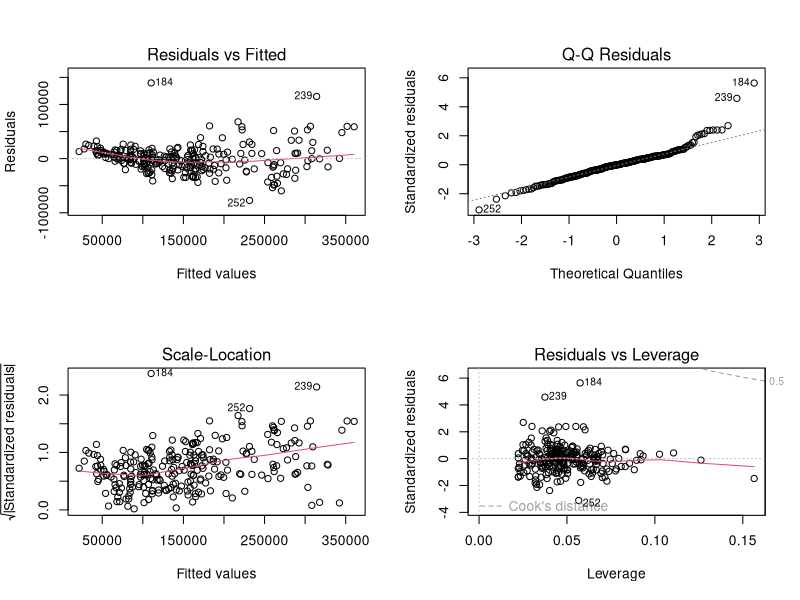
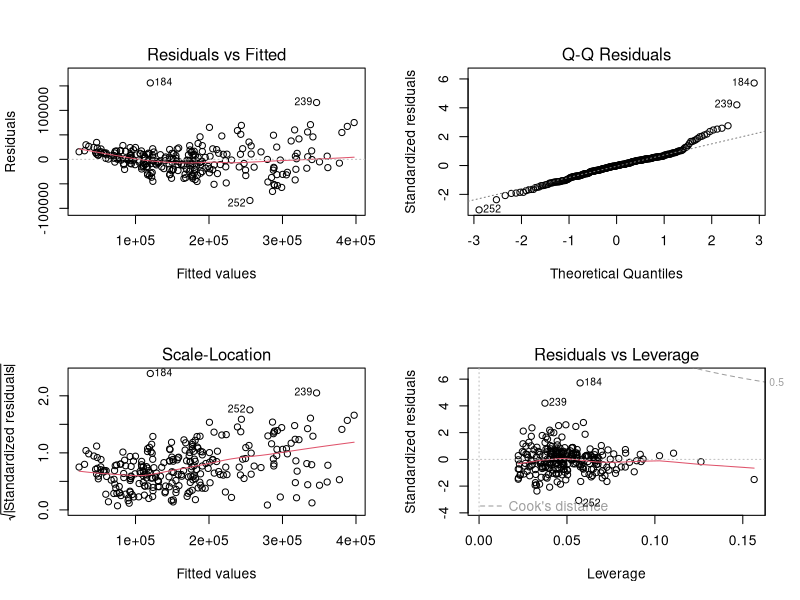
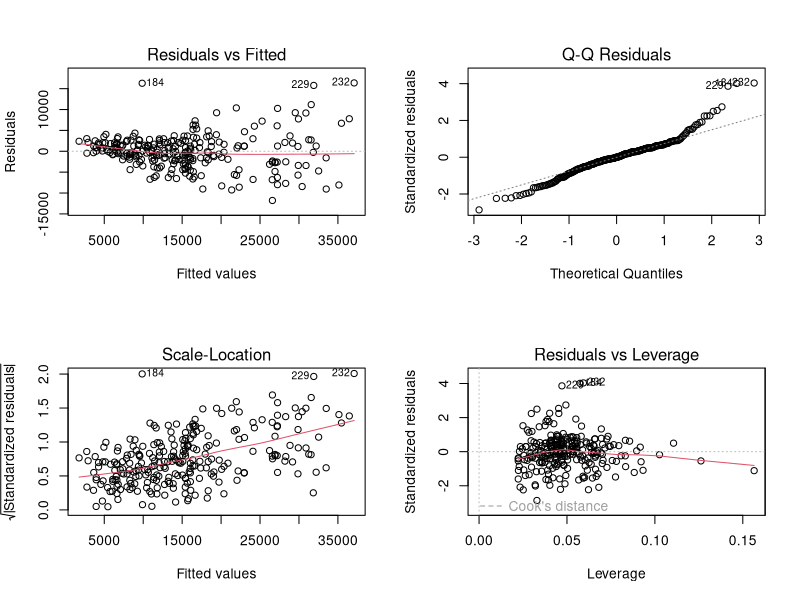
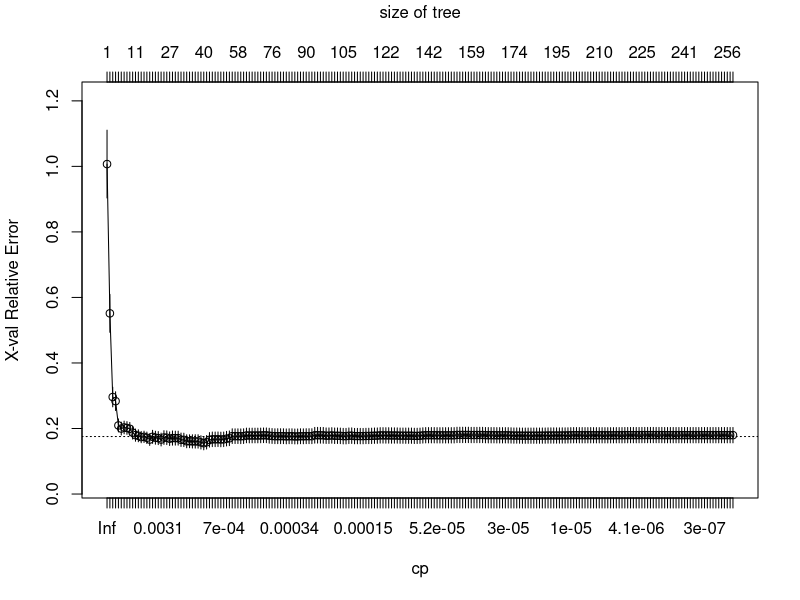

Generate these figures, in order, with R: (Note: this script raises an error after producing the figures.)
setwd("/Users/jiananwang/ob_library/StoriesofYourLifeandOthers/Others/MediaNote/DocumentNote/AC6006 Course Materials/Gender Discrimination Lawsuit Activity")
set.seed(6006)

library(data.table)
library(rpart)
library(car)

LsDataTable <- fread("Lawsuit.csv")

# a new column is created to see if the change of the salary is also free of gender bias
LsDataTable[, `:=`(increase9495 = Sal95 - Sal94)]

# data is quite clean
sum(is.na(LsDataTable))

LsDataTable$Dept <- factor(LsDataTable$Dept, levels = c(1, 2, 3, 4, 5, 6))
LsDataTable$Gender <- factor(LsDataTable$Gender, levels = c(0, 1))
LsDataTable$Clin <- factor(LsDataTable$Clin, levels = c(0, 1))
LsDataTable$Cert <- factor(LsDataTable$Cert, levels = c(0, 1))
LsDataTable$Rank <- factor(LsDataTable$Rank, levels = c(1, 2, 3))

# Linear Regression for Salary94 ------------------------------------------------------------------------
LR_Sal94_full <- lm(Sal94 ~ Dept + Gender + Clin + Cert + Prate + Exper + Rank, data = LsDataTable)
summary(LR_Sal94_full)
par(mfrow = c(2,2))
plot(LR_Sal94_full)
par(mfrow = c(1,1))

# try step function
LR_Sal94_full_step <- step(LR_Sal94_full)
summary(LR_Sal94_full_step)
# Gender Variable is the very first variable got eliminated
# step stops when removing the next variabel will no longer reduce the AIC
# which means the reword of adding it to the model is not worth for the increase of likelyhood

# exam the multicollinearity so that the coefficient are more meaningful
vif(LR_Sal94_full)
# Prate get about 16.62605 GVIF, which means the R^2 is around 0.93985, very high, remove

LR_Sal94_full_vif1 <- lm(Sal94 ~ Dept + Gender + Clin + Cert + Exper + Rank, data = LsDataTable)
vif(LR_Sal94_full_vif1)
# after remove Prate, the GVIF of all the remaining are acceptable
summary(LR_Sal94_full_vif1)

# Linear Regression for Salary95 ------------------------------------------------------------------------
LR_Sal95_full <- lm(Sal95 ~ Dept + Gender + Clin + Cert + Prate + Exper + Rank, data = LsDataTable)
summary(LR_Sal95_full)
par(mfrow = c(2,2))
plot(LR_Sal95_full)
par(mfrow = c(1,1))

LR_Sal95_full_step <- step(LR_Sal95_full)
summary(LR_Sal95_full_step)

vif(LR_Sal95_full)

LR_Sal95_full_vif1 <- lm(Sal95 ~ Dept + Gender + Clin + Cert + Exper + Rank, data = LsDataTable)
vif(LR_Sal95_full_vif1)

summary(LR_Sal95_full_vif1)

# Linear Regression for salary increase ------------------------------------------------------------------------
LR_increase9495_full <- lm(increase9495 ~ Dept + Gender + Clin + Cert + Prate + Exper + Rank, data = LsDataTable)
summary(LR_increase9495_full)
par(mfrow = c(2,2))
plot(LR_increase9495_full)
par(mfrow = c(1,1))


LR_increase9495_full_step <- step(LR_increase9495_full)
summary(LR_increase9495_full_step)

vif(LR_increase9495_full)


LR_increase9495_full_vif1 <- lm(increase9495 ~ Dept + Gender + Clin + Cert + Exper + Rank, data = LsDataTable)
vif(LR_increase9495_full_vif1)
summary(LR_increase9495_full_vif1)

# Tree for Salary94------------------------------------------------------------------------
CART_Sal94_full <- rpart(Sal94 ~ Dept + Gender + Clin + Cert + Prate + Exper + Rank, data = LsDataTable, method = 'anova', control = rpart.control(minsplit = 2, cp = 0))

variableImportanceNoSacle <- CART_Sal94_full$variable.importance
variableImportanceSacle <- (variableImportanceNoSacle / sum(variableImportanceNoSacle))
round(variableImportanceSacle*100, 0)

printcp(CART_Sal94_full)
plotcp(CART_Sal94_full)
# eyesight not good enough

# prune the tree
# get the optimal cp
CVerror.cap <- CART_Sal94_full$cptable[which.min(CART_Sal94_full$cptable[,"xerror"]), "xerror"] + CART_Sal94_full$cptable[which.min(CART_Sal94_full$cptable[,"xerror"]), "xstd"]
# Find the optimal CP region whose CV error is just below CVerror.cap in maximal tree CART_Sal94_full.
i <- 1; j<- 4
while (CART_Sal94_full$cptable[i,j] > CVerror.cap) {i <- i + 1}
# Get geometric mean of the two identified CP values in the optimal region if optimal tree has at least one split.
cp.opt_94 = ifelse(i > 1, sqrt(CART_Sal94_full$cptable[i,1] * CART_Sal94_full$cptable[i-1,1]), 1)
# actual prune
CART_Sal94_full_prune <- prune(CART_Sal94_full, cp = cp.opt_94)
printcp(CART_Sal94_full_prune)
# gender variable is not even used in building the tree
print(CART_Sal94_full_prune)
rpart.plot(CART_Sal94_full_prune, nn = T, main = "Optimal Tree in Sal94")

variableImportanceNoSacle <- CART_Sal94_full_prune$variable.importance
variableImportanceSacle <- (variableImportanceNoSacle / sum(variableImportanceNoSacle))
round(variableImportanceSacle*100, 0)

summary(CART_Sal94_full_prune)
# Questions: why the tree itself is constructed only using Dept, Prate, and Exper, why it would have feature importance for Gender, Rank, Clin...?
# one possible reason is that the feature importance also consider the Surrogate, which is calcualted even though not used.

# Tree for Salary95------------------------------------------------------------------------
CART_Sal95_full <- rpart(Sal95 ~ Dept + Gender + Clin + Cert + Prate + Exper + Rank, data = LsDataTable, method = 'anova', control = rpart.control(minsplit = 2, cp = 0))

variableImportanceNoSacle <- CART_Sal95_full$variable.importance
variableImportanceSacle <- (variableImportanceNoSacle / sum(variableImportanceNoSacle))
round(variableImportanceSacle*100, 0)

printcp(CART_Sal95_full)
plotcp(CART_Sal95_full)

CVerror.cap <- CART_Sal95_full$cptable[which.min(CART_Sal95_full$cptable[,"xerror"]), "xerror"] + CART_Sal95_full$cptable[which.min(CART_Sal95_full$cptable[,"xerror"]), "xstd"]
i <- 1; j<- 4
while (CART_Sal95_full$cptable[i,j] > CVerror.cap) {i <- i + 1}
cp.opt_95 = ifelse(i > 1, sqrt(CART_Sal95_full$cptable[i,1] * CART_Sal95_full$cptable[i-1,1]), 1)

CART_Sal95_full_prune <- prune(CART_Sal95_full, cp = cp.opt_95)
printcp(CART_Sal95_full_prune)

print(CART_Sal95_full_prune)
rpart.plot(CART_Sal95_full_prune, nn = T, main = "Optimal Tree in Sal95")

variableImportanceNoSacle <- CART_Sal95_full_prune$variable.importance
variableImportanceSacle <- (variableImportanceNoSacle / sum(variableImportanceNoSacle))
round(variableImportanceSacle*100, 0)

summary(CART_Sal95_full_prune)

# Tree for increase9495------------------------------------------------------------------------
CART_increase9495_full <- rpart(increase9495 ~ Dept + Gender + Clin + Cert + Prate + Exper + Rank, data = LsDataTable, method = 'anova', control = rpart.control(minsplit = 2, cp = 0))

variableImportanceNoSacle <- CART_increase9495_full$variable.importance
variableImportanceSacle <- (variableImportanceNoSacle / sum(variableImportanceNoSacle))
round(variableImportanceSacle*100, 0)

printcp(CART_increase9495_full)
plotcp(CART_increase9495_full)

CVerror.cap <- CART_increase9495_full$cptable[which.min(CART_increase9495_full$cptable[,"xerror"]), "xerror"] + CART_increase9495_full$cptable[which.min(CART_increase9495_full$cptable[,"xerror"]), "xstd"]
i <- 1; j<- 4
while (CART_increase9495_full$cptable[i,j] > CVerror.cap) {i <- i + 1}
cp.opt_95 = ifelse(i > 1, sqrt(CART_increase9495_full$cptable[i,1] * CART_increase9495_full$cptable[i-1,1]), 1)

CART_increase9495_full_prune <- prune(CART_increase9495_full, cp = cp.opt_95)
printcp(CART_increase9495_full_prune)

print(CART_increase9495_full_prune)
rpart.plot(CART_increase9495_full_prune, nn = T, main = "Optimal Tree in increase9495")

variableImportanceNoSacle <- CART_increase9495_full_prune$variable.importance
variableImportanceSacle <- (variableImportanceNoSacle / sum(variableImportanceNoSacle))
round(variableImportanceSacle*100, 0)

summary(CART_increase9495_full_prune)
